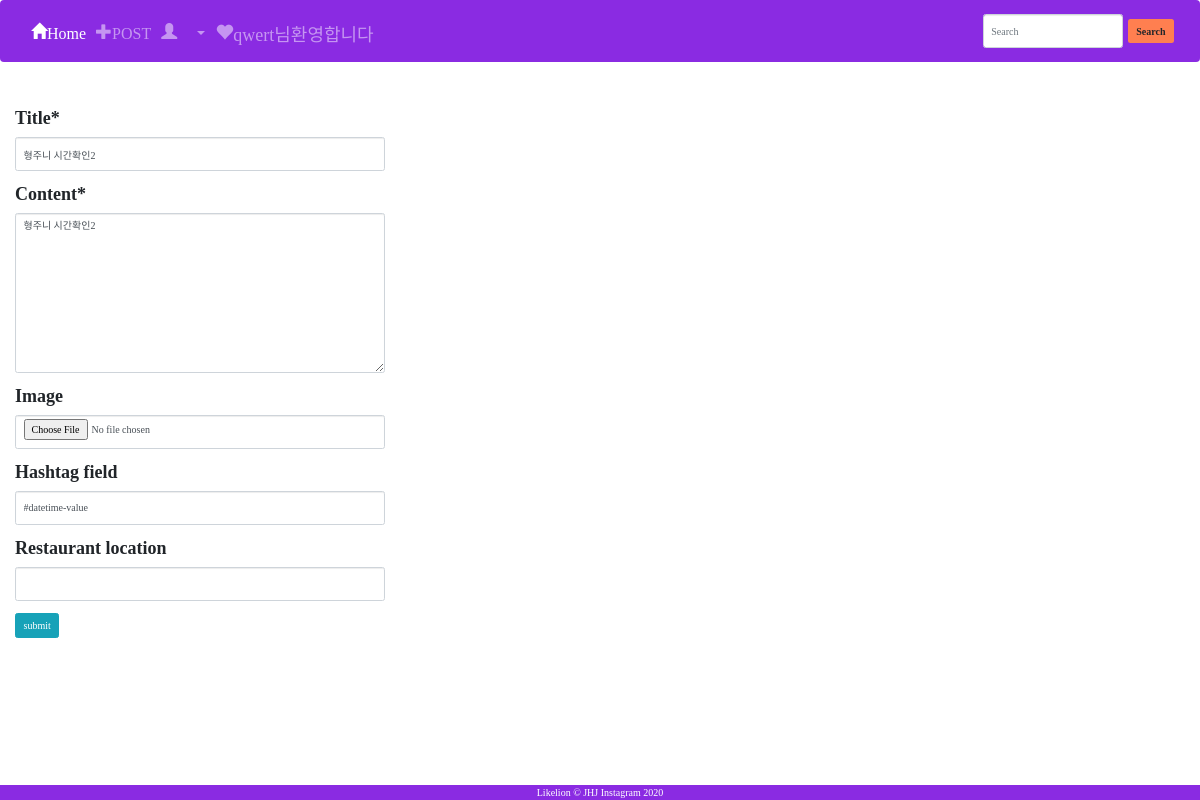
The app's page /update/30 (signed in) with its own data.
### appname/models.py (models this page shows, shortened)
class CustomUser(AbstractUser):
    nickname = models.CharField(max_length=20)
    phone_number = models.CharField(max_length=20)
    profileimage = models.ImageField(upload_to='images/', blank=True)

class Post(models.Model):
    title = models.CharField(max_length=200)
    content = models.TextField()
    image = models.ImageField(upload_to='images/', blank=True)
    writer = models.ForeignKey(
        settings.AUTH_USER_MODEL, on_delete=models.CASCADE, related_name="writer", default="")
    hashtag_field = models.CharField(max_length=200, blank=True)
    hashtags = models.ManyToManyField('Hashtag', blank=True)
    restaurant_location = models.CharField(max_length=200,blank=True)
    create_date = models.DateTimeField('date published',blank=True ,default=datetime.now())#게시물 등록후 지난 시간을 나타내는 필드
    like_user_set = models.ManyToManyField(
        settings.AUTH_USER_MODEL, blank=True, related_name="like_user_set", through="Like")

### appname/views.py (the view)
# urls.py: path('update/<int:pk>', appname.views.update, name='update'),
def update(request, pk):
    post = get_object_or_404(Post, pk=pk)
    if request.method == "POST":
        form = PostForm(request.POST, instance=post)
        if form.is_valid():
            form = form.save(commit=False)
            form.save()
            return redirect('main')
    else:
        form = PostForm(instance=post)
        return render(request, 'appname/create.html', {'form': form})

### appname/forms.py
class PostForm(forms.ModelForm):
    class Meta:
        model = Post
        fields = ['title', 'content', 'image', 'hashtag_field','restaurant_location']

### appname/templates/appname/create.html (shortened to what this page needs)
{% extends 'appname/base.html' %}
{% load crispy_forms_tags %}
{% block content %}
<br>
<br>
<br>
<br>
<br>
<br>
<br>
<div class="col-4">
<form method="POST" enctype="multipart/form-data" style="font-size:large;">
  <table>
    {{ form|crispy}}
  </table>
  <input type="submit" value="submit" class="btn btn-info">
</form>
</div>
{% endblock %}

### appname/templates/appname/base.html (shortened to what this page needs)
<!doctype html>
{% load static %}
<html>
<head>
<link rel="stylesheet" href="https://maxcdn.bootstrapcdn.com/bootstrap/3.3.2/css/bootstrap.min.css">
<link rel="stylesheet" href="https://maxcdn.bootstrapcdn.com/bootstrap/4.0.0/css/bootstrap.min.css">
</head>
<body style="font-family: TmoneyRoundWindExtraBold ;">
  <nav class="navbar  fixed-top navbar-expand-lg navbar-dark  " style="background-color: blueviolet; ">
    <div class="collapse navbar-collapse" id="navbarSupportedContent">
      <ul class="navbar-nav mr-auto" style="width: 80%;">
        <li class="nav-item active">
          <a class="nav-link  glyphicon glyphicon-home " href="{% url 'main' %}" style="font-size: medium;">Home </a>
        </li>
        <li class="nav-item">
          <a class="nav-link glyphicon glyphicon-plus" href="{% url 'create' %}" style="font-size:medium;" >POST</a>
        </li>
        <li class="nav-item dropdown">
          <a class="nav-link dropdown-toggle glyphicon glyphicon-user" href="#" style="font-size:medium;" id="navbarDropdown" role="button" data-toggle="dropdown" aria-haspopup="true" aria-expanded="false">
          </a>
        </li>
        <li class="nav-item">
        {% if user.is_authenticated %}
        <a class="nav-link glyphicon glyphicon-heart" href="#" style="font-size:large; " >{{user.username}}님환영합니다</a>
        {% endif %}
      </li>
      </ul>
      <form class="form-inline my-2 my-lg-0">
        <input class="form-control mr-sm-2" type="search" placeholder="Search" aria-label="Search">
        <button class="btn  my-2 my-sm-0" type="submit" style="font-weight: bold; background-color: coral;">Search</button>
      </form>
    </div>
  </nav>
  {% block content %}
  {% endblock %}
  <footer class="container-fluid navbar-fixed-bottom int-footer" class="int-footer" style="background-color: blueviolet; ">
    <div class="container">
      <p class="m-0 text-center text-white medium">Likelion &copy; JHJ Instagram 2020</p>
    </div>
  </footer>
</body>
</html>

### records on screen
CustomUser: username "qwert"
Post: title "형주니 시간확인2", content "형주니 시간확인2", hashtag_field "#datetime-value"
